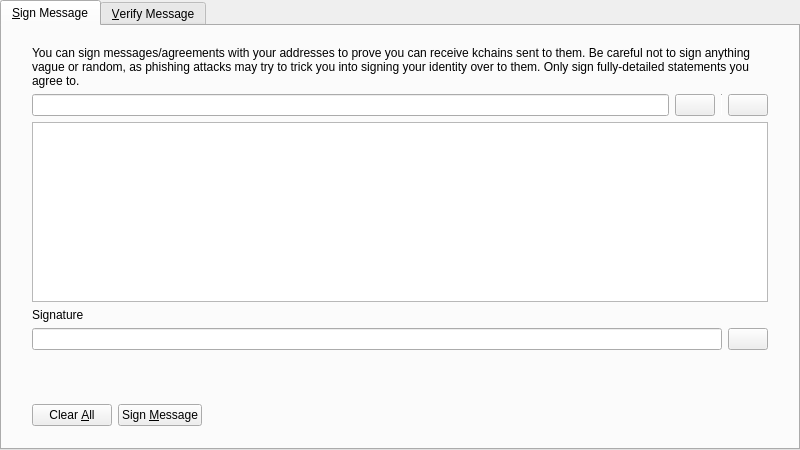
<?xml version="1.0" encoding="UTF-8"?>
<ui version="4.0">
 <class>SignVerifyMessageDialog</class>
 <widget class="QDialog" name="SignVerifyMessageDialog">
  <property name="geometry">
   <rect>
    <x>0</x>
    <y>0</y>
    <width>800</width>
    <height>450</height>
   </rect>
  </property>
  <property name="windowTitle">
   <string>Signatures - Sign / Verify a Message</string>
  </property>
  <property name="modal">
   <bool>true</bool>
  </property>
  <layout class="QVBoxLayout" name="verticalLayout">
   <property name="leftMargin">
    <number>0</number>
   </property>
   <property name="topMargin">
    <number>0</number>
   </property>
   <property name="rightMargin">
    <number>0</number>
   </property>
   <property name="bottomMargin">
    <number>0</number>
   </property>
   <item>
    <widget class="QTabWidget" name="tabWidget">
     <property name="currentIndex">
      <number>0</number>
     </property>
     <widget class="QWidget" name="tabSignMessage">
      <attribute name="title">
       <string>&amp;Sign Message</string>
      </attribute>
      <layout class="QVBoxLayout" name="verticalLayout_SM">
       <property name="leftMargin">
        <number>0</number>
       </property>
       <property name="topMargin">
        <number>0</number>
       </property>
       <property name="rightMargin">
        <number>0</number>
       </property>
       <property name="bottomMargin">
        <number>0</number>
       </property>
       <item>
        <layout class="QVBoxLayout" name="verticalLayout_3">
         <property name="leftMargin">
          <number>30</number>
         </property>
         <property name="topMargin">
          <number>20</number>
         </property>
         <property name="rightMargin">
          <number>30</number>
         </property>
         <property name="bottomMargin">
          <number>20</number>
         </property>
         <item>
          <widget class="QLabel" name="infoLabel_SM">
           <property name="text">
            <string>You can sign messages/agreements with your addresses to prove you can receive kchains sent to them. Be careful not to sign anything vague or random, as phishing attacks may try to trick you into signing your identity over to them. Only sign fully-detailed statements you agree to.</string>
           </property>
           <property name="textFormat">
            <enum>Qt::PlainText</enum>
           </property>
           <property name="wordWrap">
            <bool>true</bool>
           </property>
          </widget>
         </item>
         <item>
          <layout class="QHBoxLayout" name="horizontalLayout_1_SM">
           <property name="spacing">
            <number>6</number>
           </property>
           <item>
            <widget class="QValidatedLineEdit" name="addressIn_SM">
             <property name="toolTip">
              <string>The Qtum address to sign the message with</string>
             </property>
            </widget>
           </item>
           <item>
            <widget class="QPushButton" name="addressBookButton_SM">
             <property name="toolTip">
              <string>Choose previously used address</string>
             </property>
             <property name="text">
              <string/>
             </property>
             <property name="icon">
              <iconset resource="../bitcoin.qrc">
               <normaloff>:/icons/address-book</normaloff>:/icons/address-book</iconset>
             </property>
             <property name="shortcut">
              <string>Alt+A</string>
             </property>
             <property name="autoDefault">
              <bool>false</bool>
             </property>
            </widget>
           </item>
           <item>
            <widget class="Line" name="vLine">
             <property name="maximumSize">
              <size>
               <width>1</width>
               <height>22</height>
              </size>
             </property>
             <property name="orientation">
              <enum>Qt::Vertical</enum>
             </property>
            </widget>
           </item>
           <item>
            <widget class="QPushButton" name="pasteButton_SM">
             <property name="toolTip">
              <string>Paste address from clipboard</string>
             </property>
             <property name="text">
              <string/>
             </property>
             <property name="icon">
              <iconset resource="../bitcoin.qrc">
               <normaloff>:/icons/editpaste</normaloff>:/icons/editpaste</iconset>
             </property>
             <property name="shortcut">
              <string>Alt+P</string>
             </property>
             <property name="autoDefault">
              <bool>false</bool>
             </property>
            </widget>
           </item>
          </layout>
         </item>
         <item>
          <widget class="QPlainTextEdit" name="messageIn_SM">
           <property name="toolTip">
            <string>Enter the message you want to sign here</string>
           </property>
          </widget>
         </item>
         <item>
          <widget class="QLabel" name="signatureLabel_SM">
           <property name="text">
            <string>Signature</string>
           </property>
           <property name="textFormat">
            <enum>Qt::PlainText</enum>
           </property>
          </widget>
         </item>
         <item>
          <layout class="QHBoxLayout" name="horizontalLayout_2_SM">
           <property name="spacing">
            <number>6</number>
           </property>
           <item>
            <widget class="QLineEdit" name="signatureOut_SM">
             <property name="font">
              <font>
               <italic>true</italic>
              </font>
             </property>
             <property name="readOnly">
              <bool>true</bool>
             </property>
            </widget>
           </item>
           <item>
            <widget class="QPushButton" name="copySignatureButton_SM">
             <property name="toolTip">
              <string>Copy the current signature to the system clipboard</string>
             </property>
             <property name="text">
              <string/>
             </property>
             <property name="icon">
              <iconset resource="../bitcoin.qrc">
               <normaloff>:/icons/editcopy</normaloff>:/icons/editcopy</iconset>
             </property>
             <property name="autoDefault">
              <bool>false</bool>
             </property>
            </widget>
           </item>
          </layout>
         </item>
        </layout>
       </item>
       <item>
        <widget class="QWidget" name="buttonsContainerWhite" native="true">
         <layout class="QHBoxLayout" name="horizontalLayout">
          <property name="leftMargin">
           <number>30</number>
          </property>
          <property name="topMargin">
           <number>15</number>
          </property>
          <property name="rightMargin">
           <number>30</number>
          </property>
          <item>
           <widget class="QPushButton" name="clearButton_SM">
            <property name="toolTip">
             <string>Reset all sign message fields</string>
            </property>
            <property name="text">
             <string>Clear &amp;All</string>
            </property>
            <property name="icon">
             <iconset resource="../bitcoin.qrc">
              <normaloff>:/icons/remove</normaloff>:/icons/remove</iconset>
            </property>
            <property name="autoDefault">
             <bool>false</bool>
            </property>
           </widget>
          </item>
          <item>
           <widget class="QPushButton" name="signMessageButton_SM">
            <property name="toolTip">
             <string>Sign the message to prove you own this Qtum address</string>
            </property>
            <property name="text">
             <string>Sign &amp;Message</string>
            </property>
            <property name="icon">
             <iconset resource="../bitcoin.qrc">
              <normaloff>:/icons/edit</normaloff>:/icons/edit</iconset>
            </property>
            <property name="autoDefault">
             <bool>false</bool>
            </property>
           </widget>
          </item>
          <item>
           <spacer name="horizontalSpacer_1_SM">
            <property name="orientation">
             <enum>Qt::Horizontal</enum>
            </property>
            <property name="sizeHint" stdset="0">
             <size>
              <width>40</width>
              <height>48</height>
             </size>
            </property>
           </spacer>
          </item>
          <item>
           <widget class="QLabel" name="statusLabel_SM">
            <property name="font">
             <font>
              <weight>75</weight>
              <bold>true</bold>
             </font>
            </property>
            <property name="text">
             <string/>
            </property>
            <property name="wordWrap">
             <bool>true</bool>
            </property>
           </widget>
          </item>
          <item>
           <spacer name="horizontalSpacer_2_SM">
            <property name="orientation">
             <enum>Qt::Horizontal</enum>
            </property>
            <property name="sizeHint" stdset="0">
             <size>
              <width>40</width>
              <height>48</height>
             </size>
            </property>
           </spacer>
          </item>
         </layout>
        </widget>
       </item>
      </layout>
     </widget>
     <widget class="QWidget" name="tabVerifyMessage">
      <attribute name="title">
       <string>&amp;Verify Message</string>
      </attribute>
      <layout class="QVBoxLayout" name="verticalLayout_VM">
       <property name="leftMargin">
        <number>0</number>
       </property>
       <property name="topMargin">
        <number>0</number>
       </property>
       <property name="rightMargin">
        <number>0</number>
       </property>
       <property name="bottomMargin">
        <number>0</number>
       </property>
       <item>
        <layout class="QVBoxLayout" name="verticalLayout_2">
         <property name="leftMargin">
          <number>30</number>
         </property>
         <property name="topMargin">
          <number>20</number>
         </property>
         <property name="rightMargin">
          <number>30</number>
         </property>
         <property name="bottomMargin">
          <number>20</number>
         </property>
         <item>
          <widget class="QLabel" name="infoLabel_VM">
           <property name="text">
            <string>Enter the receiver's address, message (ensure you copy line breaks, spaces, tabs, etc. exactly) and signature below to verify the message. Be careful not to read more into the signature than what is in the signed message itself, to avoid being tricked by a man-in-the-middle attack. Note that this only proves the signing party receives with the address, it cannot prove sendership of any transaction!</string>
           </property>
           <property name="textFormat">
            <enum>Qt::PlainText</enum>
           </property>
           <property name="alignment">
            <set>Qt::AlignLeading|Qt::AlignLeft|Qt::AlignTop</set>
           </property>
           <property name="wordWrap">
            <bool>true</bool>
           </property>
          </widget>
         </item>
         <item>
          <layout class="QHBoxLayout" name="horizontalLayout_1_VM">
           <property name="spacing">
            <number>6</number>
           </property>
           <item>
            <widget class="QValidatedLineEdit" name="addressIn_VM">
             <property name="toolTip">
              <string>The Qtum address the message was signed with</string>
             </property>
            </widget>
           </item>
           <item>
            <widget class="QPushButton" name="addressBookButton_VM">
             <property name="toolTip">
              <string>Choose previously used address</string>
             </property>
             <property name="text">
              <string/>
             </property>
             <property name="icon">
              <iconset resource="../bitcoin.qrc">
               <normaloff>:/icons/address-book</normaloff>:/icons/address-book</iconset>
             </property>
             <property name="shortcut">
              <string>Alt+A</string>
             </property>
             <property name="autoDefault">
              <bool>false</bool>
             </property>
            </widget>
           </item>
          </layout>
         </item>
         <item>
          <widget class="QPlainTextEdit" name="messageIn_VM"/>
         </item>
         <item>
          <widget class="QValidatedLineEdit" name="signatureIn_VM"/>
         </item>
        </layout>
       </item>
       <item>
        <widget class="QWidget" name="buttonsContainerWhite_" native="true">
         <layout class="QHBoxLayout" name="horizontalLayout_2">
          <property name="leftMargin">
           <number>30</number>
          </property>
          <property name="topMargin">
           <number>15</number>
          </property>
          <property name="rightMargin">
           <number>30</number>
          </property>
          <item>
           <widget class="QPushButton" name="clearButton_VM">
            <property name="toolTip">
             <string>Reset all verify message fields</string>
            </property>
            <property name="text">
             <string>Clear &amp;All</string>
            </property>
            <property name="icon">
             <iconset resource="../bitcoin.qrc">
              <normaloff>:/icons/remove</normaloff>:/icons/remove</iconset>
            </property>
            <property name="autoDefault">
             <bool>false</bool>
            </property>
           </widget>
          </item>
          <item>
           <widget class="QPushButton" name="verifyMessageButton_VM">
            <property name="toolTip">
             <string>Verify the message to ensure it was signed with the specified Qtum address</string>
            </property>
            <property name="text">
             <string>Verify &amp;Message</string>
            </property>
            <property name="icon">
             <iconset resource="../bitcoin.qrc">
              <normaloff>:/icons/transaction_0</normaloff>:/icons/transaction_0</iconset>
            </property>
            <property name="autoDefault">
             <bool>false</bool>
            </property>
           </widget>
          </item>
          <item>
           <spacer name="horizontalSpacer_1_VM">
            <property name="orientation">
             <enum>Qt::Horizontal</enum>
            </property>
            <property name="sizeHint" stdset="0">
             <size>
              <width>40</width>
              <height>48</height>
             </size>
            </property>
           </spacer>
          </item>
          <item>
           <widget class="QLabel" name="statusLabel_VM">
            <property name="font">
             <font>
              <weight>75</weight>
              <bold>true</bold>
             </font>
            </property>
            <property name="text">
             <string/>
            </property>
            <property name="wordWrap">
             <bool>true</bool>
            </property>
           </widget>
          </item>
          <item>
           <spacer name="horizontalSpacer_2_VM">
            <property name="orientation">
             <enum>Qt::Horizontal</enum>
            </property>
            <property name="sizeHint" stdset="0">
             <size>
              <width>40</width>
              <height>48</height>
             </size>
            </property>
           </spacer>
          </item>
         </layout>
        </widget>
       </item>
      </layout>
     </widget>
    </widget>
   </item>
  </layout>
 </widget>
 <customwidgets>
  <customwidget>
   <class>QValidatedLineEdit</class>
   <extends>QLineEdit</extends>
   <header>qvalidatedlineedit.h</header>
  </customwidget>
 </customwidgets>
 <resources>
  <include location="../bitcoin.qrc"/>
 </resources>
 <connections/>
</ui>
